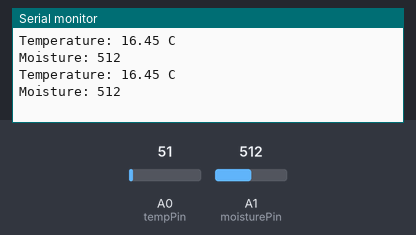
Simulated run of this sketch. Board: Arduino Uno, built with avr-gcc and run on an emulated ATmega328P. On the bench: the last lines printed to the serial monitor. The test bench sets the inputs (shaded band); at power-on: A0 (tempPin) = 51, A1 (moisturePin) = 512.

Above: at 1.8 s.
1.9 s: A0 (tempPin) set to 34
At 2.8 s:
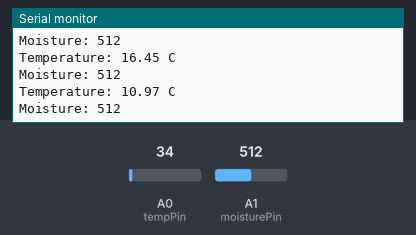
3.4 s: A0 (tempPin) set to 28
At 4.8 s:
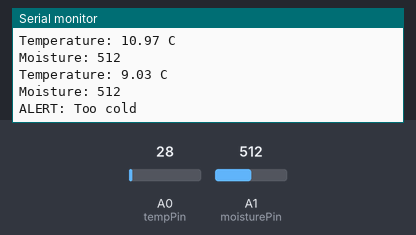
12.6 s: A1 (moisturePin) set to 306
At 13.8 s:
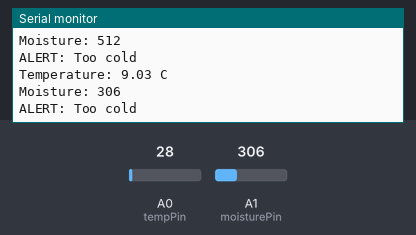
14.1 s: A1 (moisturePin) set to 281
At 15.9 s:
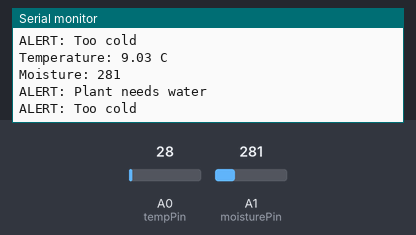
Timing chart, 0 to 17.4 s (numbered marks = the images above; inputs shaded):
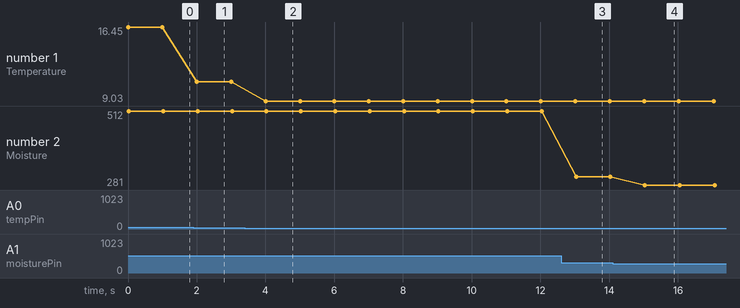

The sketch:

sketch_may12a.ino
```cpp
int tempPin = A0;
int moisturePin = A1;

void setup() {
  Serial.begin(9600);
}

void loop() {

  int reading = analogRead(tempPin);

  float voltage = reading * (3.3 / 1023.0);

  float tempC = voltage * 100;

  Serial.print("Temperature: ");
  Serial.print(tempC);
  Serial.println(" C");

  int moisture = analogRead(moisturePin);

  Serial.print("Moisture: ");
  Serial.println(moisture);

  if (moisture < 300) {
    Serial.println("ALERT: Plant needs water");
  }

  if (tempC > 30) {
    Serial.println("ALERT: Too hot");
  }

  if (tempC < 10) {
    Serial.println("ALERT: Too cold");
  }


  delay(1000);
}
```

Measured:
- the behaviour switches between 31 and 30 on A0 (tempPin) (found by bisection; images 1 and 2)
- after the input at 1.9 s, the serial monitor: prints a new line after 0.10 s (image 1)
- after the input at 3.4 s, the serial monitor: prints a new line after 0.60 s (image 2)
- after the input at 12.6 s, the serial monitor: prints a new line after 0.44 s (image 3)
- after the input at 14.1 s, the serial monitor: prints a new line after 0.94 s (image 4)
- plotted number 1: 16.45 → 10.97 after the input at 1.9 s, 10.97 → 9.03 after the input at 3.4 s
- plotted number 2: 512 → 306 after the input at 12.6 s, 306 → 281 after the input at 14.1 s
